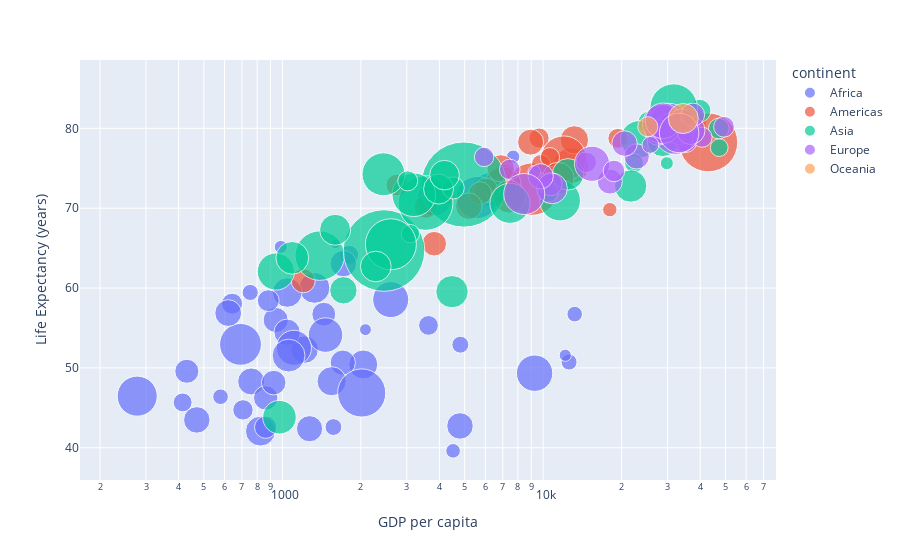

Write notebook code for a chart like this one.
### Code cell
data = px.data.gapminder()
df = data[data['year']==2007]
df = df.sort_values(['continent', 'country'])

df.rename(columns={"gdpPercap":'GDP per capita', "lifeExp":'Life Expectancy (years)'}, inplace=True)

fig=px.scatter(df, 
               x='GDP per capita',
               y='Life Expectancy (years)', 
               color='continent', 
               size=np.sqrt(df['pop']),           
               # Specifying data to make available to the hovertemplate
               # The px custom_data parameter has an underscore, while the analogous graph objects customdata parameter has no underscore.
               # The px custom_data parameter is a list of column names in the data frame, while the graph objects customdata parameter expects a data frame or a numpy array.
               custom_data=['country', 'continent', 'pop'], 
)

# Plotly express does not have a hovertemplate parameter in the graph creation function, so we apply the template with update_traces
fig.update_traces(
    hovertemplate = 
                "<b>%{customdata[0]}</b><br>" +
                "<b>%{customdata[1]}</b><br><br>" +
                "GDP per Capita: %{x:$,.0f}<br>" +
                "Life Expectation: %{y:.0f}<br>" +
                "Population: %{customdata[2]:,.0f}" +
                "<extra></extra>",
    mode='markers',
    marker={'sizemode':'area',
            'sizeref':10},
)

fig.update_layout(
        xaxis={
            'type':'log'},
        )

fig.show()

### Figure 1 — Plotly figure (JSON) as saved in the notebook; plotly's stock layout.template omitted (floating-point values rounded to 4 significant figures; data arrays with more than 128 entries replaced by an {"elided": "..."} marker saying what was removed)
{"data": [{"customdata": {"elided": "52x3 mixed values"}, "hovertemplate": "<b>%{customdata[0]}</b><br><b>%{customdata[1]}</b><br><br>GDP per Capita: %{x:$,.0f}<br>Life Expectation: %{y:.0f}<br>Population: %{customdata[2]:,.0f}<extra></extra>", "legendgroup": "Africa", "marker": {"color": "#636efa", "size": [5773.0, 3524.0, 2842.0, 1280.0, 3785.0, 2897.0, 4207.0, 2090.0, 3200.0, 843.2, 8038.0, 1950.0, 4244.0, 704.5, 8959.0, 742.4, 2215.0, 8747.0, 1206.0, 1299.0, 4783.0, 3154.0, 1213.0, 5967.0, 1419.0, 1787.0, 2457.0, 4378.0, 3651.0, 3469.0, 1808.0, 1118.0, 5810.0, 4467.0, 1434.0, 3591.0, 11620.0, 893.4, 2977.0, 446.7, 3502.0, 2479.0, 3020.0, 6633.0, 6503.0, 1064.0, 6176.0, 2388.0, 3206.0, 5401.0, 3427.0, 3509.0], "sizemode": "area", "sizeref": 10, "symbol": "circle"}, "mode": "markers", "name": "Africa", "orientation": "v", "showlegend": true, "type": "scatter", "x": [6223.0, 4797.0, 1441.0, 12570.0, 1217.0, 430.1, 2042.0, 706.0, 1704.0, 986.1, 277.6, 3633.0, 1545.0, 2082.0, 5581.0, 12150.0, 641.4, 690.8, 13210.0, 752.7, 1328.0, 942.7, 579.2, 1463.0, 1569.0, 414.5, 12060.0, 1045.0, 759.3, 1043.0, 1803.0, 10960.0, 3820.0, 823.7, 4811.0, 619.7, 2014.0, 7670.0, 863.1, 1598.0, 1712.0, 862.5, 926.1, 9270.0, 2602.0, 4513.0, 1107.0, 883.0, 7093.0, 1056.0, 1271.0, 469.7], "xaxis": "x", "y": [72.3, 42.73, 56.73, 50.73, 52.3, 49.58, 50.43, 44.74, 50.65, 65.15, 46.46, 55.32, 48.33, 54.79, 71.34, 51.58, 58.04, 52.95, 56.73, 59.45, 60.02, 56.01, 46.39, 54.11, 42.59, 45.68, 73.95, 59.44, 48.3, 54.47, 64.16, 72.8, 71.16, 42.08, 52.91, 56.87, 46.86, 76.44, 46.24, 65.53, 63.06, 42.57, 48.16, 49.34, 58.56, 39.61, 52.52, 58.42, 73.92, 51.54, 42.38, 43.49], "yaxis": "y"}, {"customdata": [["Argentina", "Americas", 40301927], ["Bolivia", "Americas", 9119152], ["Brazil", "Americas", 190010647], ["Canada", "Americas", 33390141], ["Chile", "Americas", 16284741], ["Colombia", "Americas", 44227550], ["Costa Rica", "Americas", 4133884], ["Cuba", "Americas", 11416987], ["Dominican Republic", "Americas", 9319622], ["Ecuador", "Americas", 13755680], ["El Salvador", "Americas", 6939688], ["Guatemala", "Americas", 12572928], ["Haiti", "Americas", 8502814], ["Honduras", "Americas", 7483763], ["Jamaica", "Americas", 2780132], ["Mexico", "Americas", 108700891], ["Nicaragua", "Americas", 5675356], ["Panama", "Americas", 3242173], ["Paraguay", "Americas", 6667147], ["Peru", "Americas", 28674757], ["Puerto Rico", "Americas", 3942491], ["Trinidad and Tobago", "Americas", 1056608], ["United States", "Americas", 301139947], ["Uruguay", "Americas", 3447496], ["Venezuela", "Americas", 26084662]], "hovertemplate": "<b>%{customdata[0]}</b><br><b>%{customdata[1]}</b><br><br>GDP per Capita: %{x:$,.0f}<br>Life Expectation: %{y:.0f}<br>Population: %{customdata[2]:,.0f}<extra></extra>", "legendgroup": "Americas", "marker": {"color": "#EF553B", "size": [6348.0, 3020.0, 13780.0, 5778.0, 4035.0, 6650.0, 2033.0, 3379.0, 3053.0, 3709.0, 2634.0, 3546.0, 2916.0, 2736.0, 1667.0, 10430.0, 2382.0, 1801.0, 2582.0, 5355.0, 1986.0, 1028.0, 17350.0, 1857.0, 5107.0], "sizemode": "area", "sizeref": 10, "symbol": "circle"}, "mode": "markers", "name": "Americas", "orientation": "v", "showlegend": true, "type": "scatter", "x": [12780.0, 3822.0, 9066.0, 36320.0, 13170.0, 7007.0, 9645.0, 8948.0, 6025.0, 6873.0, 5728.0, 5186.0, 1202.0, 3548.0, 7321.0, 11980.0, 2749.0, 9809.0, 4173.0, 7409.0, 19330.0, 18010.0, 42950.0, 10610.0, 11420.0], "xaxis": "x", "y": [75.32, 65.55, 72.39, 80.65, 78.55, 72.89, 78.78, 78.27, 72.23, 74.99, 71.88, 70.26, 60.92, 70.2, 72.57, 76.19, 72.9, 75.54, 71.75, 71.42, 78.75, 69.82, 78.24, 76.38, 73.75], "yaxis": "y"}, {"customdata": [["Afghanistan", "Asia", 31889923], ["Bahrain", "Asia", 708573], ["Bangladesh", "Asia", 150448339], ["Cambodia", "Asia", 14131858], ["China", "Asia", 1318683096], ["Hong Kong, China", "Asia", 6980412], ["India", "Asia", 1110396331], ["Indonesia", "Asia", 223547000], ["Iran", "Asia", 69453570], ["Iraq", "Asia", 27499638], ["Israel", "Asia", 6426679], ["Japan", "Asia", 127467972], ["Jordan", "Asia", 6053193], ["Korea, Dem. Rep.", "Asia", 23301725], ["Korea, Rep.", "Asia", 49044790], ["Kuwait", "Asia", 2505559], ["Lebanon", "Asia", 3921278], ["Malaysia", "Asia", 24821286], ["Mongolia", "Asia", 2874127], ["Myanmar", "Asia", 47761980], ["Nepal", "Asia", 28901790], ["Oman", "Asia", 3204897], ["Pakistan", "Asia", 169270617], ["Philippines", "Asia", 91077287], ["Saudi Arabia", "Asia", 27601038], ["Singapore", "Asia", 4553009], ["Sri Lanka", "Asia", 20378239], ["Syria", "Asia", 19314747], ["Taiwan", "Asia", 23174294], ["Thailand", "Asia", 65068149], ["Vietnam", "Asia", 85262356], ["West Bank and Gaza", "Asia", 4018332], ["Yemen, Rep.", "Asia", 22211743]], "hovertemplate": "<b>%{customdata[0]}</b><br><b>%{customdata[1]}</b><br><br>GDP per Capita: %{x:$,.0f}<br>Life Expectation: %{y:.0f}<br>Population: %{customdata[2]:,.0f}<extra></extra>", "legendgroup": "Asia", "marker": {"color": "#00cc96", "size": [5647.0, 841.8, 12270.0, 3759.0, 36310.0, 2642.0, 33320.0, 14950.0, 8334.0, 5244.0, 2535.0, 11290.0, 2460.0, 4827.0, 7003.0, 1583.0, 1980.0, 4982.0, 1695.0, 6911.0, 5376.0, 1790.0, 13010.0, 9543.0, 5254.0, 2134.0, 4514.0, 4395.0, 4814.0, 8066.0, 9234.0, 2005.0, 4713.0], "sizemode": "area", "sizeref": 10, "symbol": "circle"}, "mode": "markers", "name": "Asia", "orientation": "v", "showlegend": true, "type": "scatter", "x": [974.6, 29800.0, 1391.0, 1714.0, 4959.0, 39720.0, 2452.0, 3541.0, 11610.0, 4471.0, 25520.0, 31660.0, 4519.0, 1593.0, 23350.0, 47310.0, 10460.0, 12450.0, 3096.0, 944, 1091.0, 22320.0, 2606.0, 3190.0, 21650.0, 47140.0, 3970.0, 4185.0, 28720.0, 7458.0, 2442.0, 3025.0, 2281.0], "xaxis": "x", "y": [43.83, 75.64, 64.06, 59.72, 72.96, 82.21, 64.7, 70.65, 70.96, 59.55, 80.75, 82.6, 72.53, 67.3, 78.62, 77.59, 71.99, 74.24, 66.8, 62.07, 63.78, 75.64, 65.48, 71.69, 72.78, 79.97, 72.4, 74.14, 78.4, 70.62, 74.25, 73.42, 62.7], "yaxis": "y"}, {"customdata": [["Albania", "Europe", 3600523], ["Austria", "Europe", 8199783], ["Belgium", "Europe", 10392226], ["Bosnia and Herzegovina", "Europe", 4552198], ["Bulgaria", "Europe", 7322858], ["Croatia", "Europe", 4493312], ["Czech Republic", "Europe", 10228744], ["Denmark", "Europe", 5468120], ["Finland", "Europe", 5238460], ["France", "Europe", 61083916], ["Germany", "Europe", 82400996], ["Greece", "Europe", 10706290], ["Hungary", "Europe", 9956108], ["Iceland", "Europe", 301931], ["Ireland", "Europe", 4109086], ["Italy", "Europe", 58147733], ["Montenegro", "Europe", 684736], ["Netherlands", "Europe", 16570613], ["Norway", "Europe", 4627926], ["Poland", "Europe", 38518241], ["Portugal", "Europe", 10642836], ["Romania", "Europe", 22276056], ["Serbia", "Europe", 10150265], ["Slovak Republic", "Europe", 5447502], ["Slovenia", "Europe", 2009245], ["Spain", "Europe", 40448191], ["Sweden", "Europe", 9031088], ["Switzerland", "Europe", 7554661], ["Turkey", "Europe", 71158647], ["United Kingdom", "Europe", 60776238]], "hovertemplate": "<b>%{customdata[0]}</b><br><b>%{customdata[1]}</b><br><br>GDP per Capita: %{x:$,.0f}<br>Life Expectation: %{y:.0f}<br>Population: %{customdata[2]:,.0f}<extra></extra>", "legendgroup": "Europe", "marker": {"color": "#ab63fa", "size": [1898.0, 2864.0, 3224.0, 2134.0, 2706.0, 2120.0, 3198.0, 2338.0, 2289.0, 7816.0, 9077.0, 3272.0, 3155.0, 549.5, 2027.0, 7625.0, 827.5, 4071.0, 2151.0, 6206.0, 3262.0, 4720.0, 3186.0, 2334.0, 1417.0, 6360.0, 3005.0, 2749.0, 8436.0, 7796.0], "sizemode": "area", "sizeref": 10, "symbol": "circle"}, "mode": "markers", "name": "Europe", "orientation": "v", "showlegend": true, "type": "scatter", "x": [5937.0, 36130.0, 33690.0, 7446.0, 10680.0, 14620.0, 22830.0, 35280.0, 33210.0, 30470.0, 32170.0, 27540.0, 18010.0, 36180.0, 40680.0, 28570.0, 9254.0, 36800.0, 49360.0, 15390.0, 20510.0, 10810.0, 9787.0, 18680.0, 25770.0, 28820.0, 33860.0, 37510.0, 8458.0, 33200.0], "xaxis": "x", "y": [76.42, 79.83, 79.44, 74.85, 73.0, 75.75, 76.49, 78.33, 79.31, 80.66, 79.41, 79.48, 73.34, 81.76, 78.89, 80.55, 74.54, 79.76, 80.2, 75.56, 78.1, 72.48, 74.0, 74.66, 77.93, 80.94, 80.88, 81.7, 71.78, 79.42], "yaxis": "y"}, {"customdata": [["Australia", "Oceania", 20434176], ["New Zealand", "Oceania", 4115771]], "hovertemplate": "<b>%{customdata[0]}</b><br><b>%{customdata[1]}</b><br><br>GDP per Capita: %{x:$,.0f}<br>Life Expectation: %{y:.0f}<br>Population: %{customdata[2]:,.0f}<extra></extra>", "legendgroup": "Oceania", "marker": {"color": "#FFA15A", "size": [4520.0, 2029.0], "sizemode": "area", "sizeref": 10, "symbol": "circle"}, "mode": "markers", "name": "Oceania", "orientation": "v", "showlegend": true, "type": "scatter", "x": [34440.0, 25190.0], "xaxis": "x", "y": [81.23, 80.2], "yaxis": "y"}], "layout": {"legend": {"itemsizing": "constant", "title": {"text": "continent"}, "tracegroupgap": 0}, "margin": {"t": 60}, "xaxis": {"anchor": "y", "domain": [0, 1], "title": {"text": "GDP per capita"}, "type": "log"}, "yaxis": {"anchor": "x", "domain": [0, 1], "title": {"text": "Life Expectancy (years)"}}}}
